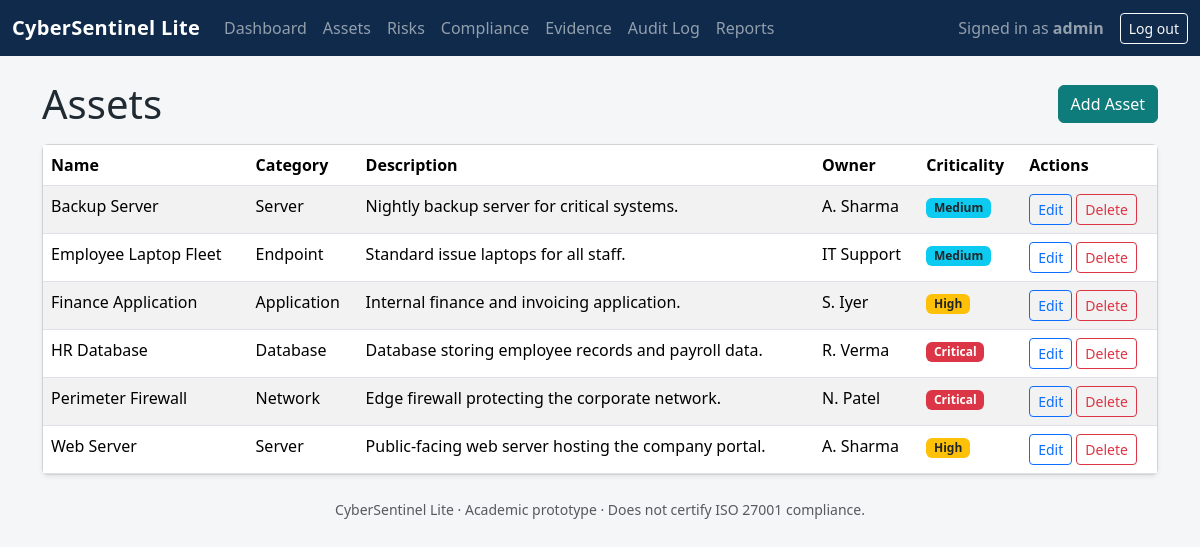
Screenshot of /assets (signed in) with the database file from the repository.
### tables this page shows
CREATE TABLE assets (
            id INTEGER PRIMARY KEY AUTOINCREMENT,
            name TEXT NOT NULL,
            category TEXT NOT NULL,
            description TEXT,
            owner TEXT NOT NULL,
            criticality TEXT NOT NULL,
            created_at TEXT NOT NULL
        );

### app.py (the view)
@app.route("/assets")
@login_required
def assets_list():
    db = get_db()
    assets = db.execute(
        "SELECT * FROM assets ORDER BY name").fetchall()
    return render_template("assets.html", assets=assets)

### app.py (called while the page is built)
def get_db():
    if "db" not in g:
        g.db = sqlite3.connect(app.config["DATABASE"])
        g.db.row_factory = sqlite3.Row
        g.db.execute("PRAGMA foreign_keys = ON")
    return g.db

def login_required(view):
    from functools import wraps
    @wraps(view)
    def wrapped(*args, **kwargs):
        if "username" not in session:
            flash("Please log in to continue.", "warning")
            return redirect(url_for("login", next=request.path))
        return view(*args, **kwargs)
    return wrapped

### templates/assets.html (shortened to what this page needs)
{% extends "base.html" %}
{% block content %}
<div class="d-flex justify-content-between align-items-center mb-3">
  <h1 class="mb-0">Assets</h1>
  <a class="btn btn-teal" href="{{ url_for('asset_add') }}">Add Asset</a>
</div>
{% if assets %}
<div class="card shadow-sm">
  <div class="card-body p-0">
    <div class="table-responsive">
      <table class="table table-striped mb-0">
        <thead>
          <tr><th>Name</th><th>Category</th><th>Description</th><th>Owner</th><th>Criticality</th><th>Actions</th></tr>
        </thead>
        <tbody>
          {% for asset in assets %}
          <tr>
            <td>{{ asset['name'] }}</td>
            <td>{{ asset['category'] }}</td>
            <td>{{ asset['description'] }}</td>
            <td>{{ asset['owner'] }}</td>
            <td><span class="badge bg-{{ 'danger' if asset['criticality'] == 'Critical' else 'warning text-dark' if asset['criticality'] == 'High' else 'info text-dark' if asset['criticality'] == 'Medium' else 'success' }}">{{ asset['criticality'] }}</span></td>
            <td class="text-nowrap">
              <a class="btn btn-sm btn-outline-primary" href="{{ url_for('asset_edit', asset_id=asset['id']) }}">Edit</a>
              <form method="post" action="{{ url_for('asset_delete', asset_id=asset['id']) }}" class="d-inline" onsubmit="return confirm('Delete asset {{ asset['name'] }}? This is blocked if any risk references it.');">
                <button type="submit" class="btn btn-sm btn-outline-danger">Delete</button>
              </form>
            </td>
          </tr>
          {% endfor %}
        </tbody>
      </table>
    </div>
  </div>
</div>
{% else %}
<p class="text-muted">No assets yet. Add your first asset.</p>
{% endif %}
{% endblock %}

### templates/base.html (shortened to what this page needs)
<!doctype html>
<html lang="en">
<head>
  <link href="{{ url_for('static', filename='vendor/bootstrap.min.css') }}" rel="stylesheet">
  <link rel="stylesheet" href="{{ url_for('static', filename='css/style.css') }}">
</head>
<body>
<nav class="navbar navbar-expand-lg navbar-dark bg-navy">
  <div class="container-fluid">
    <a class="navbar-brand fw-bold" href="{{ url_for('dashboard') }}">CyberSentinel Lite</a>
    <div class="collapse navbar-collapse" id="mainNav">
      {% if session.get('username') %}
      <ul class="navbar-nav me-auto mb-2 mb-lg-0">
        <li class="nav-item"><a class="nav-link" href="{{ url_for('dashboard') }}">Dashboard</a></li>
        <li class="nav-item"><a class="nav-link" href="{{ url_for('assets_list') }}">Assets</a></li>
        <li class="nav-item"><a class="nav-link" href="{{ url_for('risks_list') }}">Risks</a></li>
        <li class="nav-item"><a class="nav-link" href="{{ url_for('compliance') }}">Compliance</a></li>
        <li class="nav-item"><a class="nav-link" href="{{ url_for('evidence_list') }}">Evidence</a></li>
        <li class="nav-item"><a class="nav-link" href="{{ url_for('audit_list') }}">Audit Log</a></li>
        <li class="nav-item"><a class="nav-link" href="{{ url_for('reports') }}">Reports</a></li>
      </ul>
      <span class="navbar-text me-3">Signed in as <strong>{{ session['username'] }}</strong></span>
      <a class="btn btn-outline-light btn-sm" href="{{ url_for('logout') }}">Log out</a>
      {% endif %}
    </div>
  </div>
</nav>
<main class="container py-4">
  {% block content %}{% endblock %}
</main>
<footer class="text-center text-muted small pb-4">
  CyberSentinel Lite &middot; Academic prototype &middot; Does not certify ISO 27001 compliance.
</footer>
</body>
</html>

### static/css/style.css (style rules this page uses)
:root { --navy: #0f2a4a; --teal: #0e7c7b; --teal-dark: #0a5e5d; }
body { background-color: #f4f6f8; color: #1f2a33; }
.bg-navy { background-color: var(--navy) !important; }
.navbar-brand { letter-spacing: 0.3px; }
.btn-teal { background-color: var(--teal); border-color: var(--teal); color: #fff; }
.table th { white-space: nowrap; }

### rows the page displays
assets: name "Backup Server", category "Server", description "Nightly backup server for critical systems.", owner "A. Sharma", criticality "Medium"
assets: name "Employee Laptop Fleet", category "Endpoint", description "Standard issue laptops for all staff.", owner "IT Support", criticality "Medium"
assets: name "Finance Application", category "Application", description "Internal finance and invoicing application.", owner "S. Iyer", criticality "High"
assets: name "HR Database", category "Database", description "Database storing employee records and payroll data.", owner "R. Verma", criticality "Critical"
assets: name "Perimeter Firewall", category "Network", description "Edge firewall protecting the corporate network.", owner "N. Patel", criticality "Critical"
assets: name "Web Server", category "Server", description "Public-facing web server hosting the company portal.", owner "A. Sharma", criticality "High"

### other values shown
{{ session['username'] }} "admin"
